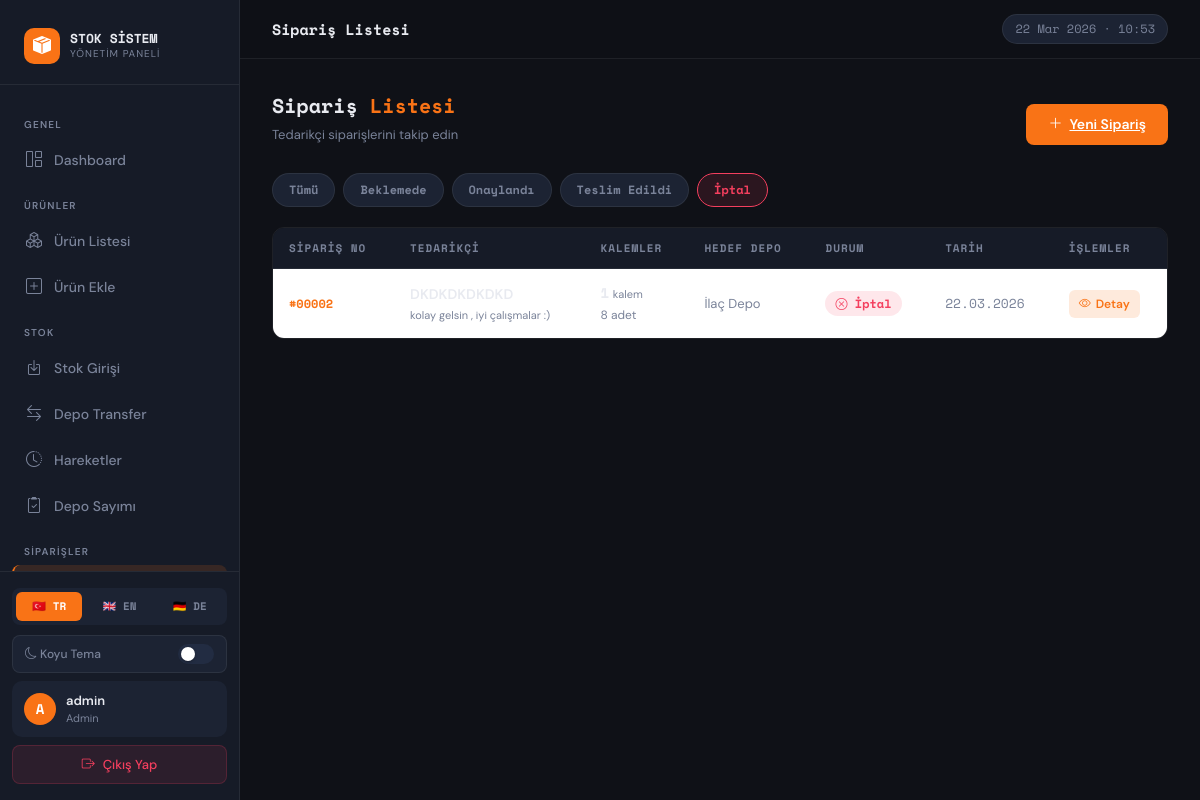
The page /siparisler.php?durum=iptal (signed in) on the database its author committed.
### tables this page shows
CREATE TABLE `siparisler` (
  `id` int(11) NOT NULL,
  `tedarikci` varchar(200) NOT NULL,
  `depo_id` int(11) DEFAULT NULL,
  `hedef_depo_adi` varchar(200) DEFAULT '',
  `notlar` text DEFAULT NULL,
  `durum` enum('beklemede','onaylandi','teslim_edildi','iptal') NOT NULL DEFAULT 'beklemede',
  `kullanici_id` int(11) DEFAULT NULL,
  `olusturma_tarihi` datetime NOT NULL DEFAULT current_timestamp()
);

### lang.php (called while the page is built, shortened)
<?php
$lang = $_SESSION['lang'] ?? 'tr';
$T = $translations[$lang] ?? $translations['tr'];

### siparisler.php (the view, shortened to what this page needs)
<?php
include "db.php";
include "header.php";
$filtre_durum = $_GET['durum'] ?? '';
$filtre_where = $filtre_durum ? "WHERE s.durum='" . $baglanti->real_escape_string($filtre_durum) . "'" : '';
$sorgu = $baglanti->query("
    SELECT s.*, u.username AS kullanici_adi,
           COUNT(k.id) AS kalem_sayisi,
           SUM(k.miktar) AS toplam_miktar
    FROM siparisler s
    LEFT JOIN users u ON s.kullanici_id = u.id
    LEFT JOIN siparis_kalemleri k ON k.siparis_id = s.id
    $filtre_where
    GROUP BY s.id
    ORDER BY s.olusturma_tarihi DESC
");
?>
<div style="margin-bottom:28px;display:flex;align-items:flex-end;justify-content:space-between;flex-wrap:wrap;gap:12px">
  <div>
    <div class="page-heading"><?= $T['order_list_h1'] ?> <span><?= $T['order_list_h2'] ?></span></div>
    <div class="page-subheading"><?= $T['order_list_sub'] ?></div>
  </div>
  <a href="siparis_ekle.php" class="btn-accent">
    <i class="bi bi-plus-lg"></i> <?= $T['btn_new_order'] ?>
  </a>
</div>
<div style="display:flex;gap:8px;margin-bottom:20px;flex-wrap:wrap">
  <?php
  $durumlar = [
    ''              => ['label' => $T['filter_all'],       'color' => 'var(--text-muted)', 'bg' => 'var(--bg-card)'],
    'beklemede'     => ['label' => $T['status_pending'],   'color' => 'var(--warning)',    'bg' => 'rgba(250,204,21,0.12)'],
    'onaylandi'     => ['label' => $T['status_approved'],  'color' => 'var(--info)',       'bg' => 'rgba(56,189,248,0.12)'],
    'teslim_edildi' => ['label' => $T['status_delivered'], 'color' => 'var(--success)',    'bg' => 'rgba(34,197,94,0.12)'],
    'iptal'         => ['label' => $T['status_cancelled'], 'color' => 'var(--danger)',     'bg' => 'rgba(244,63,94,0.12)'],
  ];
  foreach($durumlar as $kod => $d):
    $aktif = ($filtre_durum === $kod);
  ?>
  <a href="siparisler.php<?= $kod ? '?durum='.$kod : '' ?>"
     style="padding:7px 16px;border-radius:20px;font-size:12px;font-weight:700;text-decoration:none;
            font-family:'Space Mono',monospace;border:1px solid var(--border);transition:all .15s;
            background:<?= $aktif ? $d['bg'] : 'var(--bg-card)' ?>;
            color:<?= $aktif ? $d['color'] : 'var(--text-muted)' ?>;
            border-color:<?= $aktif ? $d['color'] : 'var(--border)' ?>">
    <?= $d['label'] ?>
  </a>
  <?php endforeach; ?>
</div>
<div class="table-wrapper">
  <table class="table">
    <thead>
      <tr>
        <th><?= $T['col_order_no'] ?></th>
        <th><?= $T['col_supplier'] ?></th>
        <th><?= $T['col_items'] ?></th>
        <th><?= $T['col_dest_depot'] ?></th>
        <th><?= $T['col_status'] ?></th>
        <th><?= $T['col_date'] ?></th>
        <th><?= $T['col_actions'] ?></th>
      </tr>
    </thead>
    <tbody>
      <?php if($sorgu->num_rows === 0): ?>
      <tr>
        <td colspan="7" style="text-align:center;padding:40px;color:var(--text-muted)">
          <i class="bi bi-inbox" style="font-size:28px;display:block;margin-bottom:8px;opacity:.4"></i>
          <?= $T['no_orders'] ?>
        </td>
      </tr>
      <?php else: while($row = $sorgu->fetch_assoc()): ?>
      <tr>
        <td>
          <a href="siparis_detay.php?id=<?= $row['id'] ?>" style="text-decoration:none">
            <span style="font-family:'Space Mono',monospace;font-size:12px;font-weight:700;color:var(--accent)">
              #<?= str_pad($row['id'],5,'0',STR_PAD_LEFT) ?>
            </span>
          </a>
        </td>
        <td>
          <div style="font-weight:600;font-size:14px"><?= htmlspecialchars($row['tedarikci']) ?></div>
          <?php if($row['notlar']): ?>
          <div style="font-size:11px;color:var(--text-muted);margin-top:2px;max-width:180px;white-space:nowrap;overflow:hidden;text-overflow:ellipsis">
            <?= htmlspecialchars($row['notlar']) ?>
          </div>
          <?php endif; ?>
        </td>
        <td>
          <span style="font-family:'Space Mono',monospace;font-weight:700"><?= $row['kalem_sayisi'] ?></span>
          <span style="font-size:11px;color:var(--text-muted)"> <?= $T['unit_items'] ?></span>
          <br>
          <span style="font-size:12px;color:var(--text-muted)"><?= number_format($row['toplam_miktar'] ?? 0) ?> <?= $T['unit'] ?></span>
        </td>
        <td style="font-size:13px;color:var(--text-muted)"><?= htmlspecialchars($row['hedef_depo_adi'] ?? '-') ?></td>
        <td>
          <?php
          $durum_map = [
            'beklemede'     => ['badge' => 'warning', 'icon' => 'bi-clock',          'label' => $T['status_pending']],
            'onaylandi'     => ['badge' => 'info',    'icon' => 'bi-check-circle',   'label' => $T['status_approved']],
            'teslim_edildi' => ['badge' => 'success', 'icon' => 'bi-box-seam-fill',  'label' => $T['status_delivered']],
            'iptal'         => ['badge' => 'danger',  'icon' => 'bi-x-circle',       'label' => $T['status_cancelled']],
          ];
          $d = $durum_map[$row['durum']] ?? $durum_map['beklemede'];
          $colors = ['warning'=>'var(--warning)','info'=>'var(--info)','success'=>'var(--success)','danger'=>'var(--danger)'];
          $bgs    = ['warning'=>'rgba(250,204,21,0.12)','info'=>'rgba(56,189,248,0.12)','success'=>'rgba(34,197,94,0.12)','danger'=>'rgba(244,63,94,0.12)'];
          $c  = $colors[$d['badge']];
          $bg = $bgs[$d['badge']];
          ?>
          <span style="background:<?= $bg ?>;color:<?= $c ?>;padding:4px 10px;border-radius:20px;font-size:12px;font-weight:600;font-family:'Space Mono',monospace;white-space:nowrap">
            <i class="bi <?= $d['icon'] ?>"></i> <?= $d['label'] ?>
          </span>
        </td>
        <td style="font-size:13px;color:var(--text-muted);font-family:'Space Mono',monospace">
          <?= date('d.m.Y', strtotime($row['olusturma_tarihi'])) ?>
        </td>
        <td>
          <div style="display:flex;gap:6px;align-items:center">
            <a href="siparis_detay.php?id=<?= $row['id'] ?>"
               style="display:inline-flex;align-items:center;padding:5px 10px;background:var(--accent-dim);color:var(--accent);border-radius:6px;font-size:12px;font-weight:600;text-decoration:none;gap:5px">
              <i class="bi bi-eye"></i> <?= $T['btn_view'] ?>
            </a>
          </div>
        </td>
      </tr>
      <?php endwhile; endif; ?>
    </tbody>
  </table>
</div>
<?php include "footer.php"; ?>

### header.php (style rules this page uses)
:root { --bg-primary:#0f1117;--bg-secondary:#161b27;--bg-card:#1c2333;--bg-hover:#222c42;--accent:#f97316;--accent-dim:rgba(249,115,22,0.15);--accent-glow:rgba(249,115,22,0.4);--text-primary:#e8eaf0;--text-muted:#7a8399;--border:rgba(255,255,255,0.07);--success:#22c55e;--info:#38bdf8;--warning:#facc15;--danger:#f43f5e;--sidebar-width:240px; }
* { box-sizing:border-box;margin:0;padding:0; }
html,body { height:100%;background:var(--bg-primary);color:var(--text-primary);font-family:'DM Sans',sans-serif; }
.page-heading { font-family:'Space Mono',monospace;font-size:20px;font-weight:700;color:var(--text-primary);margin-bottom:4px; }
.page-heading span { color:var(--accent); }
.page-subheading { font-size:13px;color:var(--text-muted); }
.table { color:var(--text-primary);border-color:var(--border);margin:0; }
.table thead th { background:var(--bg-secondary);color:var(--text-muted);font-size:11px;font-weight:600;text-transform:uppercase;letter-spacing:1px;border-bottom:1px solid var(--border);padding:12px 16px;font-family:'Space Mono',monospace; }
.table tbody td { border-bottom:1px solid var(--border);padding:13px 16px;font-size:14px;vertical-align:middle;color:var(--text-primary); }
.table tbody tr { transition:background .1s; }
.table tbody tr:last-child td { border-bottom:none; }
.table-wrapper { border-radius:12px;overflow:hidden;border:1px solid var(--border); }
.btn-accent { background:var(--accent);color:#fff;border:none;padding:10px 22px;border-radius:8px;font-size:14px;font-weight:600;cursor:pointer;transition:all .15s;display:inline-flex;align-items:center;gap:7px; }

### rows shown on the page
siparisler: id "00002", tedarikci "DKDKDKDKDKD", notlar "kolay gelsin , iyi çalışmalar :)", kalem_sayisi "1", toplam_miktar "8", hedef_depo_adi "İlaç Depo", durum "İptal", olusturma_tarihi "22.03.2026"

### other values the page prints
$T['brand_sub'] "YÖNETIM PANELI"
$T['nav_general'] "GENEL"
$T['nav_dashboard'] "Dashboard"
$T['nav_products'] "ÜRÜNLER"
$T['nav_list'] "Ürün Listesi"
$T['nav_add'] "Ürün Ekle"
$T['nav_stock'] "STOK"
$T['nav_entry'] "Stok Girişi"
$T['nav_transfer'] "Depo Transfer"
$T['nav_movements'] "Hareketler"
$T['nav_count'] "Depo Sayımı"
$T['nav_orders'] "SIPARIŞLER"
$label "🇹🇷 TR"
$label "🇬🇧 EN"
$label "🇩🇪 DE"
